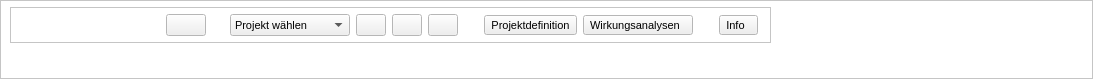
<?xml version="1.0" encoding="UTF-8"?>
<ui version="4.0">
 <class>ProjektCheckDockWidgetBase</class>
 <widget class="QDockWidget" name="ProjektCheckDockWidgetBase">
  <property name="geometry">
   <rect>
    <x>0</x>
    <y>0</y>
    <width>1093</width>
    <height>79</height>
   </rect>
  </property>
  <property name="sizePolicy">
   <sizepolicy hsizetype="Preferred" vsizetype="Fixed">
    <horstretch>0</horstretch>
    <verstretch>0</verstretch>
   </sizepolicy>
  </property>
  <property name="minimumSize">
   <size>
    <width>802</width>
    <height>79</height>
   </size>
  </property>
  <property name="maximumSize">
   <size>
    <width>524287</width>
    <height>637</height>
   </size>
  </property>
  <property name="palette">
   <palette>
    <active>
     <colorrole role="Base">
      <brush brushstyle="SolidPattern">
       <color alpha="255">
        <red>255</red>
        <green>255</green>
        <blue>255</blue>
       </color>
      </brush>
     </colorrole>
     <colorrole role="Window">
      <brush brushstyle="SolidPattern">
       <color alpha="255">
        <red>255</red>
        <green>255</green>
        <blue>255</blue>
       </color>
      </brush>
     </colorrole>
    </active>
    <inactive>
     <colorrole role="Base">
      <brush brushstyle="SolidPattern">
       <color alpha="255">
        <red>255</red>
        <green>255</green>
        <blue>255</blue>
       </color>
      </brush>
     </colorrole>
     <colorrole role="Window">
      <brush brushstyle="SolidPattern">
       <color alpha="255">
        <red>255</red>
        <green>255</green>
        <blue>255</blue>
       </color>
      </brush>
     </colorrole>
    </inactive>
    <disabled>
     <colorrole role="Base">
      <brush brushstyle="SolidPattern">
       <color alpha="255">
        <red>255</red>
        <green>255</green>
        <blue>255</blue>
       </color>
      </brush>
     </colorrole>
     <colorrole role="Window">
      <brush brushstyle="SolidPattern">
       <color alpha="255">
        <red>255</red>
        <green>255</green>
        <blue>255</blue>
       </color>
      </brush>
     </colorrole>
    </disabled>
   </palette>
  </property>
  <property name="accessibleName">
   <string/>
  </property>
  <property name="autoFillBackground">
   <bool>false</bool>
  </property>
  <property name="styleSheet">
   <string notr="true">QWidget[objectName=&quot;dockWidgetContents&quot;]{	
	background-image: url(:/images/images/banner_anamorphic.png);
	background-size:  cover; 
	background-position: center center; 
}
QFrame[objectName=&quot;mainframe&quot;]{
	background: qlineargradient(x1:0, y1:0, x2:1, y2:0,
                stop:0 rgba(240, 240, 240, 60%), stop: 0.6 rgba(240, 240, 240, 60%), 
                stop:1 rgba(240, 240, 240, 100%))
}
QLabel{
	image: none;
}
QFrame[objectName=&quot;buttonframe&quot;]{
	background: rgba(245, 245, 245, 90%)
}</string>
  </property>
  <property name="features">
   <set>QDockWidget::AllDockWidgetFeatures</set>
  </property>
  <property name="windowTitle">
   <string>Projekt-Check // Projekt-Verwaltung</string>
  </property>
  <widget class="QWidget" name="dockWidgetContents">
   <property name="maximumSize">
    <size>
     <width>16777215</width>
     <height>16777215</height>
    </size>
   </property>
   <property name="accessibleName">
    <string>main-widget</string>
   </property>
   <layout class="QGridLayout" name="gridLayout">
    <property name="leftMargin">
     <number>0</number>
    </property>
    <property name="topMargin">
     <number>0</number>
    </property>
    <property name="rightMargin">
     <number>0</number>
    </property>
    <property name="bottomMargin">
     <number>0</number>
    </property>
    <property name="horizontalSpacing">
     <number>0</number>
    </property>
    <property name="verticalSpacing">
     <number>6</number>
    </property>
    <item row="0" column="0">
     <widget class="QFrame" name="mainframe">
      <property name="enabled">
       <bool>true</bool>
      </property>
      <property name="sizePolicy">
       <sizepolicy hsizetype="Expanding" vsizetype="Expanding">
        <horstretch>0</horstretch>
        <verstretch>0</verstretch>
       </sizepolicy>
      </property>
      <property name="minimumSize">
       <size>
        <width>0</width>
        <height>0</height>
       </size>
      </property>
      <property name="maximumSize">
       <size>
        <width>16777215</width>
        <height>16777215</height>
       </size>
      </property>
      <property name="accessibleName">
       <string>main-frame</string>
      </property>
      <property name="styleSheet">
       <string notr="true"/>
      </property>
      <property name="frameShape">
       <enum>QFrame::StyledPanel</enum>
      </property>
      <property name="frameShadow">
       <enum>QFrame::Raised</enum>
      </property>
      <layout class="QVBoxLayout" name="verticalLayout_2">
       <property name="leftMargin">
        <number>9</number>
       </property>
       <property name="topMargin">
        <number>0</number>
       </property>
       <property name="rightMargin">
        <number>9</number>
       </property>
       <property name="bottomMargin">
        <number>0</number>
       </property>
       <item>
        <spacer name="verticalSpacer_2">
         <property name="orientation">
          <enum>Qt::Vertical</enum>
         </property>
         <property name="sizeType">
          <enum>QSizePolicy::Fixed</enum>
         </property>
         <property name="sizeHint" stdset="0">
          <size>
           <width>20</width>
           <height>6</height>
          </size>
         </property>
        </spacer>
       </item>
       <item>
        <layout class="QHBoxLayout" name="horizontalLayout_2">
         <item>
          <widget class="QFrame" name="buttonframe">
           <property name="minimumSize">
            <size>
             <width>0</width>
             <height>35</height>
            </size>
           </property>
           <property name="frameShape">
            <enum>QFrame::StyledPanel</enum>
           </property>
           <property name="frameShadow">
            <enum>QFrame::Raised</enum>
           </property>
           <layout class="QHBoxLayout" name="horizontalLayout">
            <property name="leftMargin">
             <number>6</number>
            </property>
            <property name="topMargin">
             <number>4</number>
            </property>
            <property name="rightMargin">
             <number>12</number>
            </property>
            <property name="bottomMargin">
             <number>4</number>
            </property>
            <item>
             <widget class="QLabel" name="label">
              <property name="sizePolicy">
               <sizepolicy hsizetype="Fixed" vsizetype="Fixed">
                <horstretch>0</horstretch>
                <verstretch>0</verstretch>
               </sizepolicy>
              </property>
              <property name="minimumSize">
               <size>
                <width>143</width>
                <height>26</height>
               </size>
              </property>
              <property name="maximumSize">
               <size>
                <width>143</width>
                <height>26</height>
               </size>
              </property>
              <property name="sizeIncrement">
               <size>
                <width>0</width>
                <height>7</height>
               </size>
              </property>
              <property name="font">
               <font>
                <family>MS Shell Dlg 2</family>
                <pointsize>14</pointsize>
                <weight>50</weight>
                <italic>false</italic>
                <bold>false</bold>
                <strikeout>false</strikeout>
                <kerning>true</kerning>
               </font>
              </property>
              <property name="text">
               <string/>
              </property>
              <property name="textFormat">
               <enum>Qt::AutoText</enum>
              </property>
              <property name="pixmap">
               <pixmap>../../images/ProjektCheck_Logo.png</pixmap>
              </property>
              <property name="scaledContents">
               <bool>true</bool>
              </property>
             </widget>
            </item>
            <item>
             <widget class="QPushButton" name="settings_button">
              <property name="toolTip">
               <string>&lt;html&gt;&lt;head/&gt;&lt;body&gt;&lt;p&gt;&lt;span style=&quot; font-weight:600;&quot;&gt;Speicherort für Ihre Projekte&lt;/span&gt;&lt;/p&gt;&lt;p&gt;Vor der ersten Nutzung von Projekt-Check einmalig den Speicherort für Ihre Projekte festlegen.&lt;/p&gt;&lt;/body&gt;&lt;/html&gt;</string>
              </property>
              <property name="text">
               <string/>
              </property>
              <property name="icon">
               <iconset>
                <normaloff>../../images/iconset_mob/20190619_iconset_mob_settings_2.png</normaloff>../../images/iconset_mob/20190619_iconset_mob_settings_2.png</iconset>
              </property>
             </widget>
            </item>
            <item>
             <spacer name="horizontalSpacer_3">
              <property name="orientation">
               <enum>Qt::Horizontal</enum>
              </property>
              <property name="sizeType">
               <enum>QSizePolicy::Fixed</enum>
              </property>
              <property name="sizeHint" stdset="0">
               <size>
                <width>18</width>
                <height>17</height>
               </size>
              </property>
             </spacer>
            </item>
            <item>
             <widget class="QComboBox" name="project_combo">
              <property name="sizePolicy">
               <sizepolicy hsizetype="Preferred" vsizetype="Fixed">
                <horstretch>0</horstretch>
                <verstretch>15</verstretch>
               </sizepolicy>
              </property>
              <property name="minimumSize">
               <size>
                <width>120</width>
                <height>0</height>
               </size>
              </property>
              <property name="font">
               <font>
                <family>MS Shell Dlg 2</family>
                <pointsize>8</pointsize>
               </font>
              </property>
              <property name="focusPolicy">
               <enum>Qt::WheelFocus</enum>
              </property>
              <property name="toolTip">
               <string>&lt;html&gt;&lt;head/&gt;&lt;body&gt;&lt;p&gt;&lt;span style=&quot; font-weight:600;&quot;&gt;Projekt&lt;/span&gt;&lt;/p&gt;&lt;p&gt;Nur dieses Projekt kann editiert und analysiert werden. Weitere Projekte können angezeigt bleiben.&lt;/p&gt;&lt;/body&gt;&lt;/html&gt;</string>
              </property>
              <property name="editable">
               <bool>false</bool>
              </property>
              <property name="currentText">
               <string>Projekt wählen</string>
              </property>
              <property name="maxVisibleItems">
               <number>10</number>
              </property>
              <property name="frame">
               <bool>true</bool>
              </property>
              <item>
               <property name="text">
                <string comment="0">Projekt wählen</string>
               </property>
              </item>
             </widget>
            </item>
            <item>
             <widget class="QPushButton" name="remove_project_button">
              <property name="maximumSize">
               <size>
                <width>30</width>
                <height>16777215</height>
               </size>
              </property>
              <property name="font">
               <font>
                <family>MS Shell Dlg 2</family>
               </font>
              </property>
              <property name="toolTip">
               <string>&lt;html&gt;&lt;head/&gt;&lt;body&gt;&lt;p&gt;&lt;span style=&quot; font-weight:600;&quot;&gt;Projekte löschen&lt;/span&gt;&lt;/p&gt;&lt;p&gt;Das aktuell gewählte Projekt löschen.&lt;/p&gt;&lt;/body&gt;&lt;/html&gt;</string>
              </property>
              <property name="text">
               <string/>
              </property>
              <property name="icon">
               <iconset>
                <normaloff>../../images/iconset_mob/20190619_iconset_mob_file_delete_1.png</normaloff>../../images/iconset_mob/20190619_iconset_mob_file_delete_1.png</iconset>
              </property>
             </widget>
            </item>
            <item>
             <widget class="QPushButton" name="create_project_button">
              <property name="sizePolicy">
               <sizepolicy hsizetype="Minimum" vsizetype="Fixed">
                <horstretch>0</horstretch>
                <verstretch>0</verstretch>
               </sizepolicy>
              </property>
              <property name="maximumSize">
               <size>
                <width>30</width>
                <height>16777215</height>
               </size>
              </property>
              <property name="font">
               <font>
                <family>MS Shell Dlg 2</family>
               </font>
              </property>
              <property name="toolTip">
               <string>&lt;html&gt;&lt;head/&gt;&lt;body&gt;&lt;p&gt;&lt;span style=&quot; font-weight:600;&quot;&gt;Neues Projekt&lt;/span&gt;&lt;/p&gt;&lt;p&gt;Ein neues Projekt anlegen. Benötigt wird ein Shape-File o.ä. mit der Fläche (oder den Teilflächen) des Projekts.&lt;/p&gt;&lt;/body&gt;&lt;/html&gt;</string>
              </property>
              <property name="text">
               <string/>
              </property>
              <property name="icon">
               <iconset>
                <normaloff>../../images/iconset_mob/20190619_iconset_mob_file_create_1.png</normaloff>../../images/iconset_mob/20190619_iconset_mob_file_create_1.png</iconset>
              </property>
             </widget>
            </item>
            <item>
             <widget class="QPushButton" name="clone_project_button">
              <property name="maximumSize">
               <size>
                <width>30</width>
                <height>16777215</height>
               </size>
              </property>
              <property name="font">
               <font>
                <family>MS Shell Dlg 2</family>
               </font>
              </property>
              <property name="toolTip">
               <string>&lt;html&gt;&lt;head/&gt;&lt;body&gt;&lt;p&gt;&lt;span style=&quot; font-weight:600;&quot;&gt;Projekt kopieren&lt;/span&gt;&lt;/p&gt;&lt;p&gt;Das aktuell gewählte Projekt kopieren und unter einem neuen Namen speichern.&lt;/p&gt;&lt;/body&gt;&lt;/html&gt;</string>
              </property>
              <property name="text">
               <string/>
              </property>
              <property name="icon">
               <iconset>
                <normaloff>../../images/iconset_mob/20190619_iconset_mob_file_duplicate_1.png</normaloff>../../images/iconset_mob/20190619_iconset_mob_file_duplicate_1.png</iconset>
              </property>
             </widget>
            </item>
            <item>
             <spacer name="horizontalSpacer_6">
              <property name="orientation">
               <enum>Qt::Horizontal</enum>
              </property>
              <property name="sizeType">
               <enum>QSizePolicy::Fixed</enum>
              </property>
              <property name="sizeHint" stdset="0">
               <size>
                <width>20</width>
                <height>12</height>
               </size>
              </property>
             </spacer>
            </item>
            <item>
             <widget class="QToolButton" name="definition_button">
              <property name="sizePolicy">
               <sizepolicy hsizetype="Fixed" vsizetype="Fixed">
                <horstretch>0</horstretch>
                <verstretch>0</verstretch>
               </sizepolicy>
              </property>
              <property name="font">
               <font>
                <family>MS Shell Dlg 2</family>
                <pointsize>8</pointsize>
                <weight>50</weight>
                <bold>false</bold>
               </font>
              </property>
              <property name="toolTip">
               <string>&lt;html&gt;&lt;head/&gt;&lt;body&gt;&lt;p&gt;&lt;span style=&quot; font-weight:600;&quot;&gt;Projektdefinition&lt;/span&gt;&lt;/p&gt;&lt;p&gt;Art und Maß der baulichen Nutzung für das aktuelle Projekt festlegen, z.B. „Wohnen: 50 Wohneinheiten“&lt;/p&gt;&lt;/body&gt;&lt;/html&gt;</string>
              </property>
              <property name="text">
               <string>Projektdefinition</string>
              </property>
             </widget>
            </item>
            <item>
             <widget class="QToolButton" name="domain_button">
              <property name="sizePolicy">
               <sizepolicy hsizetype="Preferred" vsizetype="Fixed">
                <horstretch>0</horstretch>
                <verstretch>0</verstretch>
               </sizepolicy>
              </property>
              <property name="font">
               <font>
                <family>MS Shell Dlg 2</family>
                <pointsize>8</pointsize>
                <weight>50</weight>
                <bold>false</bold>
               </font>
              </property>
              <property name="contextMenuPolicy">
               <enum>Qt::DefaultContextMenu</enum>
              </property>
              <property name="toolTip">
               <string>&lt;html&gt;&lt;head/&gt;&lt;body&gt;&lt;p&gt;&lt;span style=&quot; font-weight:600;&quot;&gt;Wirkungsanalysen&lt;/span&gt;&lt;/p&gt;&lt;p&gt;Das aktuelle Projekt hinsichtlich seiner Auswirkungen analysieren.&lt;/p&gt;&lt;/body&gt;&lt;/html&gt;</string>
              </property>
              <property name="text">
               <string>Wirkungsanalysen  </string>
              </property>
              <property name="checkable">
               <bool>false</bool>
              </property>
              <property name="popupMode">
               <enum>QToolButton::InstantPopup</enum>
              </property>
              <property name="toolButtonStyle">
               <enum>Qt::ToolButtonTextBesideIcon</enum>
              </property>
              <property name="autoRaise">
               <bool>false</bool>
              </property>
              <property name="arrowType">
               <enum>Qt::NoArrow</enum>
              </property>
             </widget>
            </item>
            <item>
             <spacer name="horizontalSpacer_7">
              <property name="orientation">
               <enum>Qt::Horizontal</enum>
              </property>
              <property name="sizeType">
               <enum>QSizePolicy::Fixed</enum>
              </property>
              <property name="sizeHint" stdset="0">
               <size>
                <width>20</width>
                <height>12</height>
               </size>
              </property>
             </spacer>
            </item>
            <item>
             <widget class="QToolButton" name="help_button">
              <property name="sizePolicy">
               <sizepolicy hsizetype="Preferred" vsizetype="Fixed">
                <horstretch>0</horstretch>
                <verstretch>0</verstretch>
               </sizepolicy>
              </property>
              <property name="font">
               <font>
                <family>MS Shell Dlg 2</family>
                <pointsize>8</pointsize>
                <weight>50</weight>
                <bold>false</bold>
               </font>
              </property>
              <property name="contextMenuPolicy">
               <enum>Qt::DefaultContextMenu</enum>
              </property>
              <property name="toolTip">
               <string>&lt;html&gt;&lt;head/&gt;&lt;body&gt;&lt;p&gt;&lt;span style=&quot; font-weight:600;&quot;&gt;Info&lt;/span&gt;&lt;/p&gt;&lt;p&gt;Hier finden Sie eine Anleitung zum schnellen Einstieg, Hinweise zu den Autoren sowie einen Haftungsausschluss für Nutzung.&lt;/p&gt;&lt;/body&gt;&lt;/html&gt;</string>
              </property>
              <property name="text">
               <string>Info  </string>
              </property>
              <property name="checkable">
               <bool>false</bool>
              </property>
              <property name="popupMode">
               <enum>QToolButton::InstantPopup</enum>
              </property>
              <property name="toolButtonStyle">
               <enum>Qt::ToolButtonTextBesideIcon</enum>
              </property>
              <property name="autoRaise">
               <bool>false</bool>
              </property>
              <property name="arrowType">
               <enum>Qt::NoArrow</enum>
              </property>
             </widget>
            </item>
           </layout>
          </widget>
         </item>
         <item>
          <spacer name="horizontalSpacer">
           <property name="orientation">
            <enum>Qt::Horizontal</enum>
           </property>
           <property name="sizeHint" stdset="0">
            <size>
             <width>330</width>
             <height>20</height>
            </size>
           </property>
          </spacer>
         </item>
        </layout>
       </item>
       <item>
        <spacer name="verticalSpacer">
         <property name="orientation">
          <enum>Qt::Vertical</enum>
         </property>
         <property name="sizeType">
          <enum>QSizePolicy::Expanding</enum>
         </property>
         <property name="sizeHint" stdset="0">
          <size>
           <width>20</width>
           <height>0</height>
          </size>
         </property>
        </spacer>
       </item>
      </layout>
     </widget>
    </item>
   </layout>
  </widget>
 </widget>
 <resources>
  <include location="resources.qrc"/>
 </resources>
 <connections/>
</ui>
